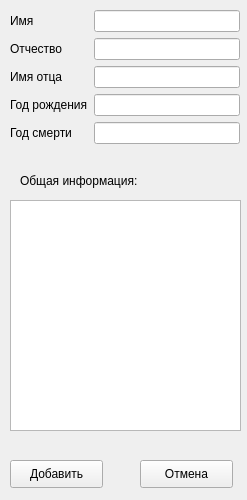
<?xml version="1.0" encoding="UTF-8"?>
<ui version="4.0">
 <class>Form</class>
 <widget class="QWidget" name="Form">
  <property name="geometry">
   <rect>
    <x>0</x>
    <y>0</y>
    <width>247</width>
    <height>500</height>
   </rect>
  </property>
  <property name="windowTitle">
   <string>Form</string>
  </property>
  <widget class="QPlainTextEdit" name="plainTextEdit">
   <property name="geometry">
    <rect>
     <x>10</x>
     <y>200</y>
     <width>231</width>
     <height>231</height>
    </rect>
   </property>
  </widget>
  <widget class="QLabel" name="label_6">
   <property name="geometry">
    <rect>
     <x>20</x>
     <y>170</y>
     <width>131</width>
     <height>21</height>
    </rect>
   </property>
   <property name="text">
    <string>Общая информация:</string>
   </property>
  </widget>
  <widget class="QPushButton" name="pushButton_Add">
   <property name="geometry">
    <rect>
     <x>10</x>
     <y>460</y>
     <width>93</width>
     <height>28</height>
    </rect>
   </property>
   <property name="text">
    <string>Добавить</string>
   </property>
  </widget>
  <widget class="QPushButton" name="pushButton_cancel">
   <property name="geometry">
    <rect>
     <x>140</x>
     <y>460</y>
     <width>93</width>
     <height>28</height>
    </rect>
   </property>
   <property name="text">
    <string>Отмена</string>
   </property>
  </widget>
  <widget class="QWidget" name="">
   <property name="geometry">
    <rect>
     <x>10</x>
     <y>10</y>
     <width>230</width>
     <height>150</height>
    </rect>
   </property>
   <layout class="QFormLayout" name="formLayout">
    <item row="0" column="0">
     <widget class="QLabel" name="label">
      <property name="text">
       <string>Имя</string>
      </property>
     </widget>
    </item>
    <item row="0" column="1">
     <widget class="QLineEdit" name="lineEdit_name"/>
    </item>
    <item row="1" column="0">
     <widget class="QLabel" name="label_2">
      <property name="text">
       <string>Отчество</string>
      </property>
     </widget>
    </item>
    <item row="1" column="1">
     <widget class="QLineEdit" name="lineEdit_patronymic"/>
    </item>
    <item row="2" column="0">
     <widget class="QLabel" name="label_3">
      <property name="text">
       <string>Имя отца</string>
      </property>
     </widget>
    </item>
    <item row="2" column="1">
     <widget class="QLineEdit" name="lineEdit_nameFather"/>
    </item>
    <item row="3" column="0">
     <widget class="QLabel" name="label_4">
      <property name="text">
       <string>Год рождения</string>
      </property>
     </widget>
    </item>
    <item row="3" column="1">
     <widget class="QLineEdit" name="lineEdit_born"/>
    </item>
    <item row="4" column="0">
     <widget class="QLabel" name="label_5">
      <property name="text">
       <string>Год смерти</string>
      </property>
     </widget>
    </item>
    <item row="4" column="1">
     <widget class="QLineEdit" name="lineEdit_die"/>
    </item>
   </layout>
  </widget>
 </widget>
 <resources/>
 <connections/>
</ui>
